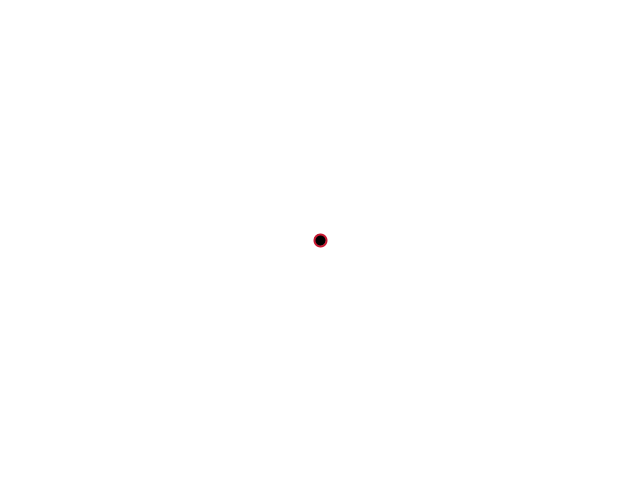
Frame 1 (no input)
Frame 60 (the mouse pressed at the canvas centre just before this capture): identical to frame 1, image omitted
Frame 120 (the mouse held since frame 60 and released just before this capture): blank canvas, image omitted

The Processing sketch that drew this single still picture (run headless with seeded random() and noise(); from frame 60 on, the mouse is pressed at the canvas centre):

// Processing sketch: Vector_2
// ── Vector_2.pde
PVector mousePosition = new PVector(0, 0);
PVector ellipsePosition = new PVector (0, 0);
PVector mouseDirection = new PVector (0, 0);
float speed = 0.5;
float size = 15;

int value = 0;

void setup()

{
  size (640, 480);
  ellipsePosition.x = width / 2;
  ellipsePosition.y = height / 2;
  // rectMode(CENTER);
}

void draw() {
  background (255, 255, 255);
  stroke (200, 25, 50);
  strokeWeight (2);
  fill (value);
  ellipse(ellipsePosition.x, ellipsePosition.y, 12, 12);

  mousePosition.add(mouseDirection);
  // ellipse(mouseX, mouseY, size, size); // Ritar ut ellipse på muspositionen

  if (mousePressed)  {
    line (ellipsePosition.x, ellipsePosition.y, mouseX, mouseY);
    // line (mousePosition.x, mousePosition.y, mousePosition.x, mousePosition.y);
  }
  bounce ();
}

void bounce ()
{
	if (ellipsePosition.x <= 0 || mousePosition.x >= width) {
		mouseX = mouseX * -1;
	}
	if (ellipsePosition.y <= 0 || mousePosition.y >= width) {
		mouseY = mouseY * -1;
	}
}
void mouseReleased ()
{
  print ("hey");

  mouseDirection = new PVector (mouseX - ellipsePosition.x, mouseY - ellipsePosition.y).normalize();
}

void mousePressed ()
{
  ellipsePosition.x = mouseX;
  ellipsePosition.y = mouseY;

  if (value == 0) {
    value = 255;
  } else {
    value = 0;
  }
}

//Lägg till värdena fr mouseDirection till ellipsePosition
